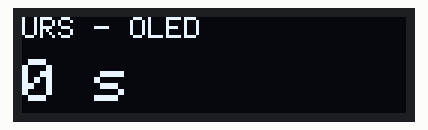
A sketch run on a simulated Arduino Uno, built with avr-gcc and run on an emulated ATmega328P. Shown: 128×32 one-colour display.

Above: at 0.1 s.
At 4.2 s:
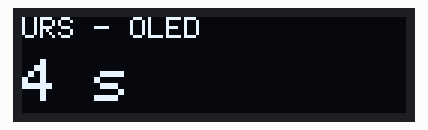
At 9.1 s:
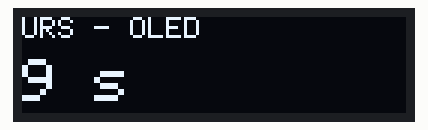
At 18.1 s:
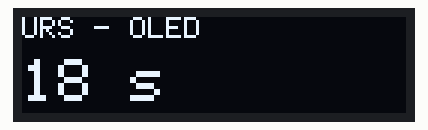
At 27.2 s:
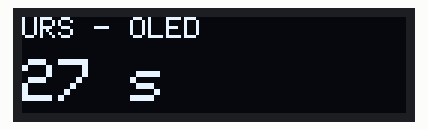
At 38.1 s:
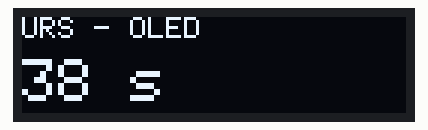

The sketch:

LV02_OLED_SSD1306.ino
```cpp
#include <Wire.h>
#include <Adafruit_GFX.h>
#include <Adafruit_SSD1306.h>
Adafruit_SSD1306 display(128, 32, &Wire, -1);
void setup() {
  if (!display.begin(SSD1306_SWITCHCAPVCC, 0x3C)) {
    while (true) { }
  }
  display.clearDisplay();
  display.setTextColor(SSD1306_WHITE);
}
void loop() {
  display.clearDisplay();
  display.setTextSize(1);
  display.setCursor(0, 0);
  display.println("URS - OLED");
  display.setTextSize(2);
  display.setCursor(0, 14);
  display.print(millis() / 1000);
  display.print(" s");
  display.display();
  delay(200);
}
```

Measured:
- what the display in image 1 shows lasts 1.1 s, from 4.1 s to 5.2 s
